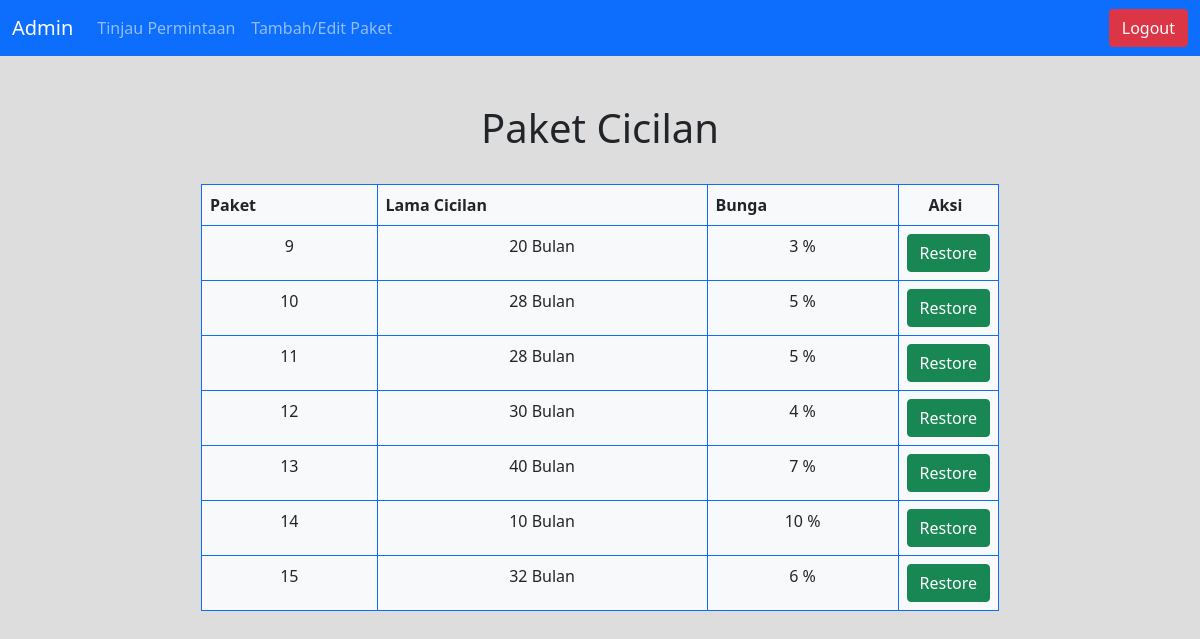
The app's page /restoreCicilan.php (signed in) with its own data.
### tables this page shows
CREATE TABLE `cicilan` (
  `id_paket` int(10) NOT NULL,
  `lama_cicilan` int(2) NOT NULL,
  `bunga_cicilan` float NOT NULL,
  `is_delete` bit(1) NOT NULL DEFAULT b'0'
);

### restoreCicilan.php (the view, shortened to what this page needs)
<?php
include "config.php";
$paket_cicilan = mysqli_query($mysqli, "select * from cicilan where is_delete = 1");
?>
<!DOCTYPE html>
<html lang="en">
<head>
    <link href="https://cdn.jsdelivr.net/npm/bootstrap@5.1.3/dist/css/bootstrap.min.css" rel="stylesheet">
    <link rel="stylesheet" href="style.css">
</head>
<body>
    <nav class="navbar navbar-expand-lg navbar-dark bg-primary">
        <div class="container-fluid">
            <a class="navbar-brand" href="admin.php">Admin</a>
            <div class="collapse navbar-collapse" id="navbarSupportedContent">
                <ul class="navbar-nav me-auto mb-2 mb-lg-0">
                    <li class="nav-item">
                        <a class="nav-link" aria-current="page" href="admin.php">Tinjau Permintaan</a>
                    </li>
                    <li class="nav-item">
                        <a class="nav-link" href="paketCicilan.php">Tambah/Edit Paket</a>
                    </li>
                </ul>
                <a class="ms-2 btn btn-danger" href="logout.php">Logout</a>
            </div>
        </div>
    </nav>
    <div class="mt-5 container">
        <div class="row mb-4">
            <h1 align="center">Paket Cicilan</h1>
        </div>
        <div class="row">
            <table class="table table-bordered border-primary bg-light" style="width: 70%;" align="center">
                <tr>
                    <th scope="col">Paket</th>
                    <th scope="col">Lama Cicilan</th>
                    <th scope="col">Bunga</th>
                    <th style="width: 100px; padding-left: 30px;" scope="col">Aksi</th>
                </tr>
                <tr>
                    <?php
                    while ($item = mysqli_fetch_array($paket_cicilan)) {
                        echo "<tr>";
                        echo "<td align='center'>" . $item['id_paket'] . "</td>";
                        echo "<td align='center'>" . $item['lama_cicilan'] . " Bulan</td>";
                        echo "<td align='center'>" . $item['bunga_cicilan'] . " %</td>";
                        echo "<td><a class='btn btn-success' href='restore.php?restore=$item[id_paket]'>Restore</a></td>";
                        echo "</tr>";
                    }
                    ?>
                </tr>
            </table>
        </div>
    </div>
</body>
</html>

### style.css (style rules this page uses)
body { background-color: #DDDDDD; }

### records on screen
cicilan: id_paket "9", lama_cicilan "20", bunga_cicilan "3"
cicilan: id_paket "10", lama_cicilan "28", bunga_cicilan "5"
cicilan: id_paket "11", lama_cicilan "28", bunga_cicilan "5"
cicilan: id_paket "12", lama_cicilan "30", bunga_cicilan "4"
cicilan: id_paket "13", lama_cicilan "40", bunga_cicilan "7"
cicilan: id_paket "14", lama_cicilan "10", bunga_cicilan "10"
cicilan: id_paket "15", lama_cicilan "32", bunga_cicilan "6"
